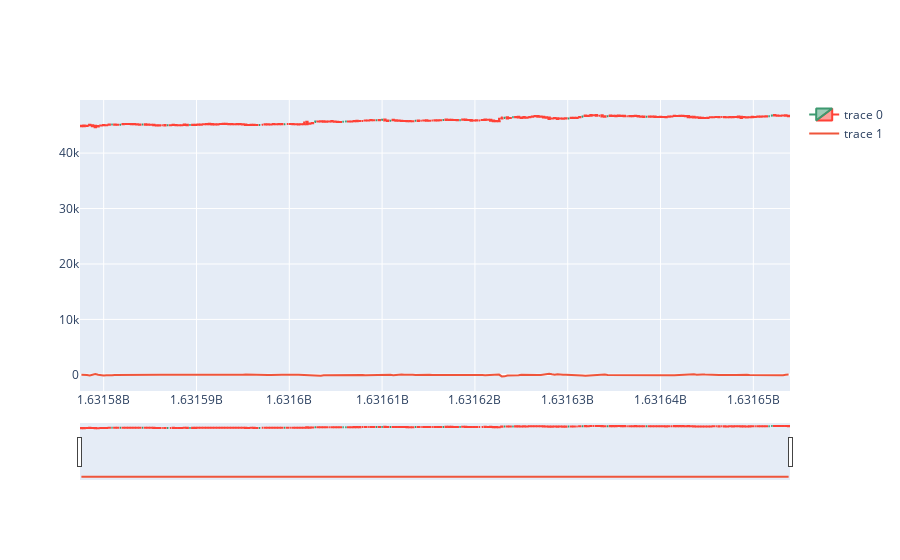
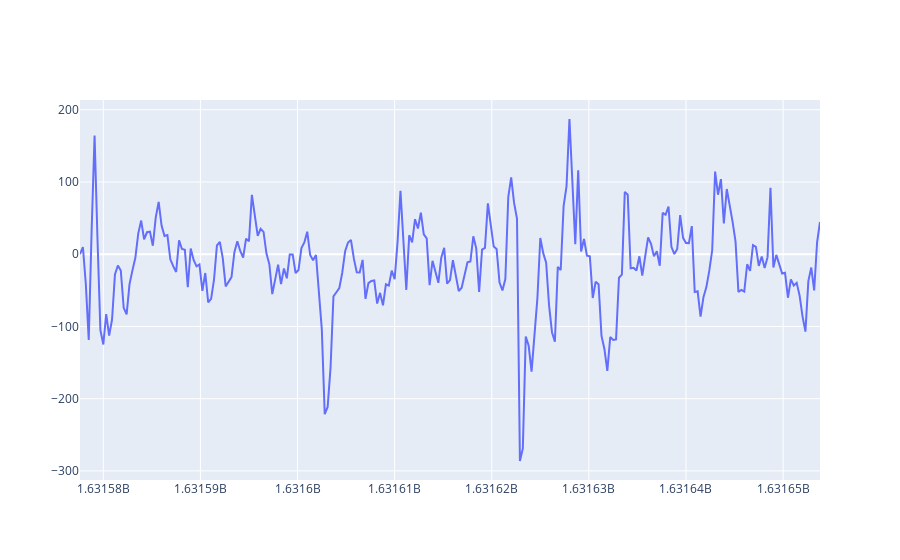

Notebook code cell kept with these figures, in order:
### Code cell
close = data['Close']
window_fast = 1
window_slow = 5
window_sign = 1
data['macd'] = ta.trend.macd(close, window_fast, window_slow, window_sign)
plot_indicators(data, data['macd'].values)

fig = go.Figure(data=[
    go.Scatter(x=data['Datetime'], y=data['macd'].values)
])

fig.show()

### Figure 1 — Plotly figure (JSON) as saved in the notebook; plotly's stock layout.template omitted (floating-point values rounded to 4 significant figures; data arrays with more than 128 entries replaced by an {"elided": "..."} marker saying what was removed)
{"data": [{"close": {"elided": "255 float values"}, "high": {"elided": "255 float values"}, "low": {"elided": "255 float values"}, "open": {"elided": "255 float values"}, "type": "candlestick", "x": {"elided": "255 int values"}}, {"type": "scatter", "x": {"elided": "255 int values"}, "y": {"elided": "255 float values"}}], "layout": {}}

### Figure 2 — Plotly figure (JSON) as saved in the notebook; plotly's stock layout.template omitted (floating-point values rounded to 4 significant figures; data arrays with more than 128 entries replaced by an {"elided": "..."} marker saying what was removed)
{"data": [{"type": "scatter", "x": {"elided": "255 int values"}, "y": {"elided": "255 float values"}}], "layout": {}}
